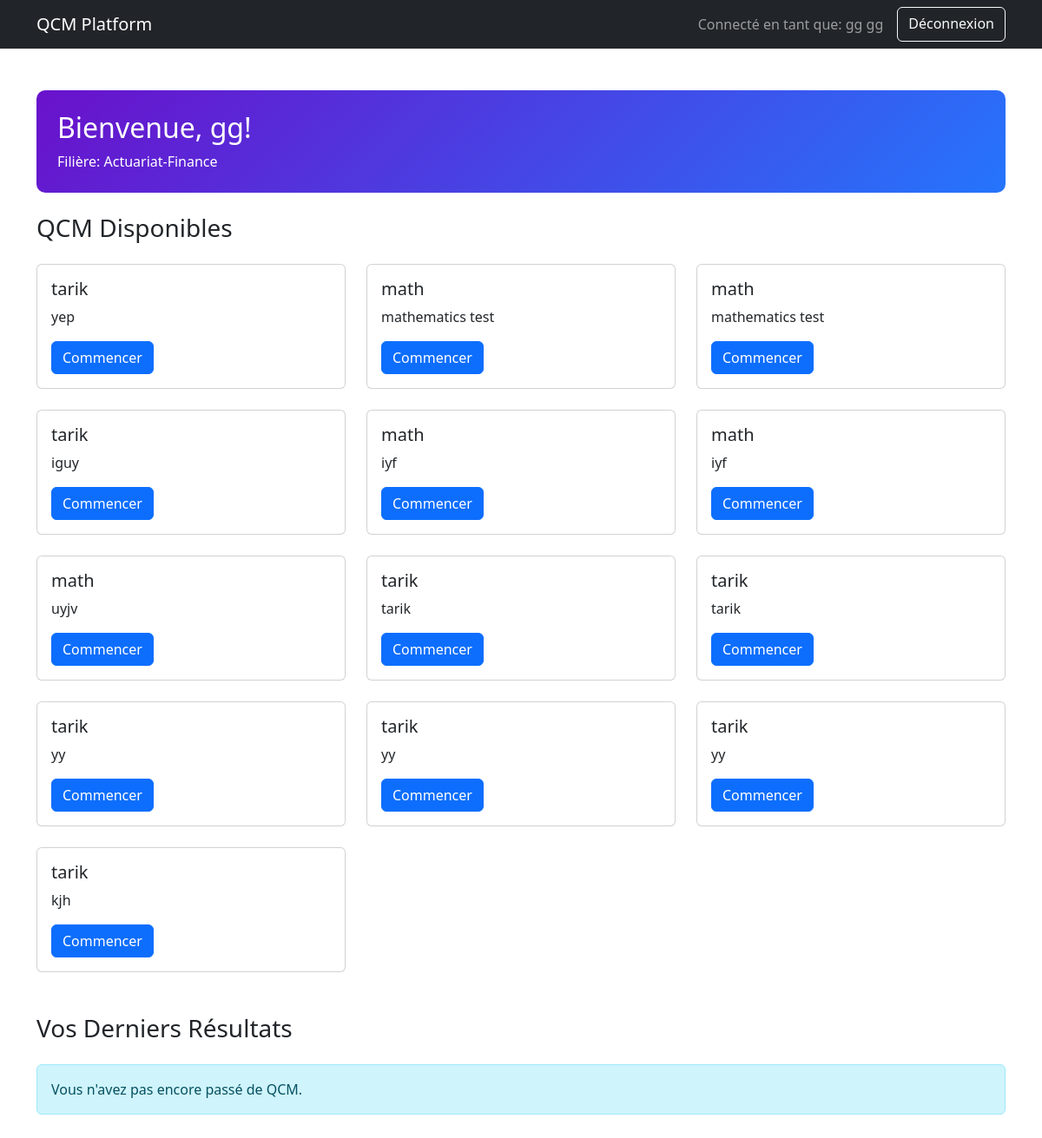
Page /student_dashboard.php (signed in) on the committed database.
### tables this page shows
CREATE TABLE `etudiants` (
  `id` int(11) NOT NULL,
  `matricule` varchar(50) NOT NULL,
  `nom` varchar(100) NOT NULL,
  `prenom` varchar(100) NOT NULL,
  `email` varchar(100) NOT NULL,
  `filiere` varchar(100) NOT NULL,
  `password` varchar(255) NOT NULL
);

CREATE TABLE `qcm` (
  `id` int(11) NOT NULL,
  `titre` varchar(255) NOT NULL,
  `description` text DEFAULT NULL,
  `professeur_id` int(11) NOT NULL,
  `date_creation` timestamp NULL DEFAULT current_timestamp()
);

### student_dashboard.php (the view, shortened to what this page needs)
<?php
$servername = "localhost";
$username = "root";
$password = "";
$dbname = "qcm_management";
try {
    $conn = new mysqli($servername, $username, $password, $dbname);
    $etudiant_id = $_SESSION['user_id'];
    $sql = "SELECT nom, prenom, email, filiere FROM etudiants WHERE id = ?";
    if (!($etudiant_stmt = $conn->prepare($sql))) {
        throw new Exception("Erreur de préparation (etudiants): " . $conn->error);
    }
    $etudiant_stmt->bind_param("i", $etudiant_id);
    if (!$etudiant_stmt->execute()) {
        throw new Exception("Erreur d'exécution (etudiants): " . $etudiant_stmt->error);
    }
    $etudiant_result = $etudiant_stmt->get_result();
    $etudiant = $etudiant_result->fetch_assoc();
    $sql = "SELECT id, titre, description FROM qcm";
    if (!($qcm_stmt = $conn->prepare($sql))) {
        throw new Exception("Erreur de préparation (qcm): " . $conn->error);
    }
    if (!$qcm_stmt->execute()) {
        throw new Exception("Erreur d'exécution (qcm): " . $qcm_stmt->error);
    }
    $qcm_result = $qcm_stmt->get_result();
    $sql = "SELECT r.id, r.score, r.date_passe, q.titre
            FROM results r
            JOIN qcm q ON r.qcm_id = q.id
            WHERE r.etudiant_id = ?
            ORDER BY r.date_passe DESC
            LIMIT 5";
    if (!($results_stmt = $conn->prepare($sql))) {
        throw new Exception("Erreur de préparation (results): " . $conn->error);
    }
    $results_stmt->bind_param("i", $etudiant_id);
    if (!$results_stmt->execute()) {
        throw new Exception("Erreur d'exécution (results): " . $results_stmt->error);
    }
    $results = $results_stmt->get_result();
} catch (Exception $e) {
    die("Erreur: " . $e->getMessage());
}
?>
<!DOCTYPE html>
<html lang="fr">
<head>
    <link href="https://cdn.jsdelivr.net/npm/bootstrap@5.3.0/dist/css/bootstrap.min.css" rel="stylesheet">
</head>
<body>
    <nav class="navbar navbar-expand-lg navbar-dark bg-dark">
        <div class="container">
            <a class="navbar-brand" href="#">QCM Platform</a>
            <div class="navbar-nav ms-auto">
                <span class="navbar-text me-3">
                    Connecté en tant que: <?php echo htmlspecialchars($etudiant['prenom'] . ' ' . htmlspecialchars($etudiant['nom'])); ?>
                </span>
                <a class="btn btn-outline-light" href="logout.php">Déconnexion</a>
            </div>
        </div>
    </nav>
    <div class="container py-5">
        <div class="row mb-4">
            <div class="col-md-12">
                <div class="profile-card p-4">
                    <h2>Bienvenue, <?php echo htmlspecialchars($etudiant['prenom']); ?>!</h2>
                    <p class="mb-0">Filière: <?php echo htmlspecialchars($etudiant['filiere']); ?></p>
                </div>
            </div>
        </div>
        <div class="row mb-4">
            <div class="col-md-12">
                <h3 class="mb-4">QCM Disponibles</h3>
                <div class="row">
                    <?php while ($qcm = $qcm_result->fetch_assoc()): ?>
                    <div class="col-md-4 mb-4">
                        <div class="card">
                            <div class="card-body">
                                <h5 class="card-title"><?php echo htmlspecialchars($qcm['titre']); ?></h5>
                                <p class="card-text"><?php echo htmlspecialchars($qcm['description']); ?></p>
                                <a href="take_qcm.php?qcm_id=<?php echo $qcm['id']; ?>" class="btn btn-primary">Commencer</a>
                            </div>
                        </div>
                    </div>
                    <?php endwhile; ?>
                </div>
            </div>
        </div>
        <div class="row">
            <div class="col-md-12">
                <h3 class="mb-4">Vos Derniers Résultats</h3>
                <?php if ($results->num_rows > 0): ?>
                <div class="table-responsive">
                    <table class="table table-striped table-hover">
                        <thead class="table-dark">
                            <tr>
                                <th>QCM</th>
                                <th>Score</th>
                                <th>Date</th>
                            </tr>
                        </thead>
                        <tbody>
                            <?php while ($result = $results->fetch_assoc()): ?>
                            <tr>
                                <td><?php echo htmlspecialchars($result['titre']); ?></td>
                                <td class="<?php
                                    if ($result['score'] >= 70) echo 'score-high';
                                    elseif ($result['score'] >= 40) echo 'score-medium';
                                    else echo 'score-low';
                                ?>">
                                    <?php echo $result['score']; ?>%
                                </td>
                                <td><?php echo date('d/m/Y H:i', strtotime($result['date_passe'])); ?></td>
                            </tr>
                            <?php endwhile; ?>
                        </tbody>
                    </table>
                </div>
                <?php else: ?>
                <div class="alert alert-info">Vous n'avez pas encore passé de QCM.</div>
                <?php endif; ?>
            </div>
        </div>
    </div>
</body>
</html>

### student_dashboard.php (style rules this page uses)
.card { transition: transform 0.3s; height: 100%; }
.profile-card { background: linear-gradient(135deg, #6a11cb 0%, #2575fc 100%); color: white; border-radius: 10px; }

### rows in the picture
etudiants: prenom+nom "gg gg", prenom "gg", filiere "Actuariat-Finance"
qcm: titre "tarik", description "yep"
qcm: titre "math", description "mathematics test"
qcm: titre "math", description "mathematics test"
qcm: titre "tarik", description "iguy"
qcm: titre "math", description "iyf"
qcm: titre "math", description "iyf"
qcm: titre "math", description "uyjv"
qcm: titre "tarik", description "tarik"
qcm: titre "tarik", description "tarik"
qcm: titre "tarik", description "yy"
qcm: titre "tarik", description "yy"
qcm: titre "tarik", description "yy"
qcm: titre "tarik", description "kjh"
